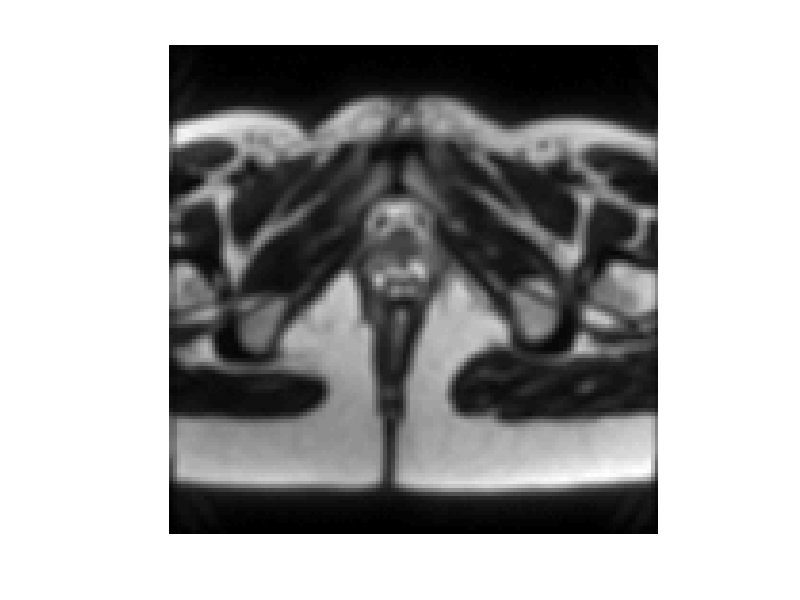
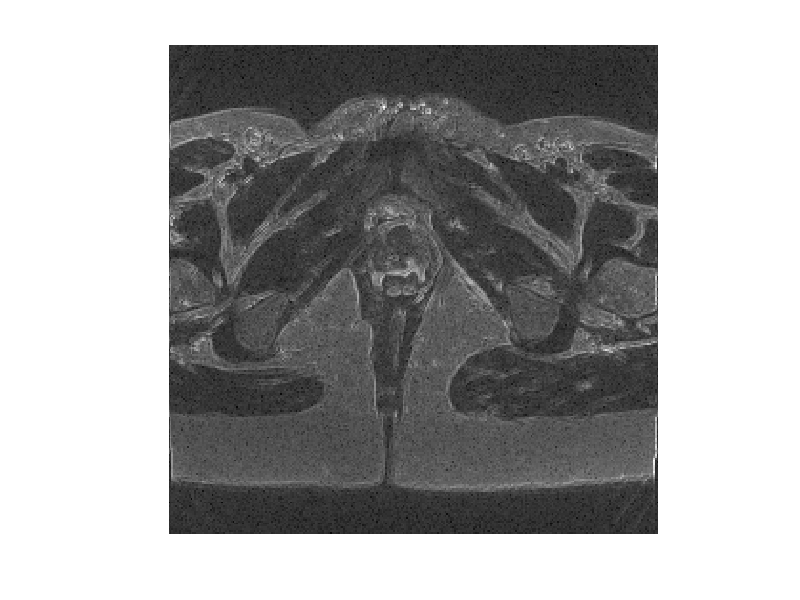

The MATLAB script that drew these images, in order: (Note: this script raises an error after producing the figures.)
%**************************************************************************
% Author: Oumaima El Mansouri (2019 Oct.)
% University of Toulouse, IRIT/INP-ENSEEIHT
% Email: oumaima.el-mansouri@irit.fr
% ---------------------------------------------------------------------
% Copyright (2020): Oumaima El Mansouri, Adrian Basarab, Denis Kouamé, Jean-Yves Tourneret.
% 
% Permission to use, copy, modify, and distribute this software for
% any purpose without fee is hereby granted, provided that this entire
% notice is included in all copies of any software which is or includes
% a copy or modification of this software and in all copies of the
% supporting documentation for such software.
% This software is being provided "as is", without any express or
% implied warranty.  In particular, the authors do not make any
% representation or warranty of any kind concerning the merchantability
% of this software or its fitness for any particular purpose."
% ---------------------------------------------------------------------
% 
% This set of MATLAB files contain an implementation of the algorithms
% described in the following paper (Without backtracking step):
% 
% [1] O. E. Mansouri, A. Basarab, F. Vidal, D. Kouamé and J. Tourneret, "Fusion Of Magnetic Resonance And Ultrasound 
%  Images: A Preliminary Study On Simulated Data," 2019 IEEE 16th International Symposium on Biomedical Imaging 
% (ISBI 2019),Venice, Italy, 2019, pp. 1733-1736, doi: 10.1109/ISBI.2019.8759524.
%
% ---------------------------------------------------------------------
%************************************************************************** 
%%
close all
clear all
clc

addpath ./utils;
addpath ./images;

%% Load or read images
% if needed resize MRI and US images (Nus = d*Nmri), in this example d = 2
% (d is an integer)
load('y1')
load('y2')

%% Image normalization
%linear normalization
ym = double(y1)./double(max(y1(:)));
yu = double(y2)./double(max(y2(:)));

%% Display observations

figure; imshow(ym,[]);
figure; imshow(yu,[]);

%% Initialization of ADMM

d=2; %MRI and US must have the same size
x1 = imresize(ym,d,'bicubic'); %MRI bicubic interpolation
x2 = yu + 1e-8; 

%compute MRI gradient
Jx = conv2(x1,[-1 1],'same');
Jy = conv2(x1,[-1 1]','same');
gradY = sqrt(Jx.^2+Jy.^2);
%% Regularization parameters
sigma = 0.0017;
taup = 5e6;
tau = taup*sigma^2;%%%%%%%%%%%%%%%%%%%%%%%%%%%%%%%%%%% paramètre IRM (influence TV) %%%%%%%%%%%%%%%%%%%%%%%%%
tau10 = 1;        %%%%%%%%%%%%%%%%%%%%%%%%%%%%%%%%%%% paramètre IRM (influence echo) %%%%%%%%%%%%%%%%%%%%%%%%%
tau1 = 1e-5;       %%%%%%%%%%%%%%%%%%%%%%%%%%%%%%%%%%% paramètre US (influence observation) %%%%%%%%%%%%%%%%%%%%%%%%%
tau2 = 1e-3;       %%%%%%%%%%%%%%%%%%%%%%%%%%%%%%%%%%% paramètre US (influence TV) %%%%%%%%%%%%%%%%%%%%%%%%%
tau3 = 2e-2;       %%%%%%%%%%%%%%%%%%%%%%%%%%%%%%%%%%% paramètre US (influence IRM) %%%%%%%%%%%%%%%%%%%%%%%%%
c2 = 0.05;
%%
[x2] = linear_ADMM(y1,y2,x1,x2,gradY,c2,d,tau,tau10,tau1, tau2, tau3, true, true);

function [x2] = linear_ADMM(y1,y2,x1,x2,gradY,c2,d,tau,tau10,tau1, tau2, tau3, plot_fused_image, plot_criterion)
%% parameters

% define the difference operator kernel
[n1,n2] = size(x1);
dh = zeros(n1,n2);
dh(1,1) = 1;
dh(1,2) = -1;
dv = zeros(n1,n2);
dv(1,1) = 1;
dv(2,1) = -1;
% compute FFTs for filtering
FDH = fft2(dh);
F2DH = abs(FDH).^2;
FDV = fft2(dv);
FDV = conj(FDV);
F2DV = abs(FDV).^2;
c1 = 1e-8;
F2D = F2DH + F2DV +c1;
alpha = c1 +c2*gradY;
gama = 1e-3;
%% ADMM
maxiter = 10;
D = zeros(n1,n2);
B = fspecial('gaussian',7,3);
[FB,FBC,F2B,Bx] = HXconv(x1,B,'Hx');
BX = ifft2(FB.*fft2(x1));
resid1 =  y1 - BX(1:d:end,1:d:end);
resid2 = ifft2(F2D.*fft2(x1));
resid3 =sum(sum(gama*exp(y2-x2)-(y2-x2)));
resid4 = (x2-c2*x1 - alpha);
objective(1) = 0.5*(resid1(:)'*resid1(:)) +  tau*(resid2(:)'*resid2(:)) + tau1*resid3 + tau2*(norm(d1(x2))^2)+tau3*(resid4(:)'*resid4(:));
for i = 1:maxiter
    
    %%%%%%%%%%%%%%%%%%%%%%%%%% update Xirm %%%%%%%%%%%%%%%%%%%%%%%%%%%
    
    x1 = FSR_xirm(y1,x2,D,alpha,B,d,c2,F2D,tau,tau10,'false');
    
    %%%%%%%%%%%%%%%%%%%%%%%%%% update Xus %%%%%%%%%%%%%%%%%%%%%%%%%%%
    
    x2 = Descente_grad_xus(y2,x1,D,alpha,c2,gama,tau1,tau2,tau3,'false');
    
    %%%%%%%%%%%%%%%%%%%%%%%%%% update D %%%%%%%%%%%%%%%%%%%%%%%%%%%%%
    
    D = D + tau3*(x2-c2*x1 - alpha);
    BX = ifft2(FB.*fft2(x1));
    resid1 =  y1 - BX(1:d:end,1:d:end);
    resid2 = ifft2(F2D.*fft2(x1));
    resid3 =sum(sum(gama*exp(y2-x2)-(y2-x2)));
    resid4 = (x2-c2*x1 - alpha);
    objective(i+1) = 0.5*(resid1(:)'*resid1(:)) +  tau*(resid2(:)'*resid2(:)) + tau1*resid3 + tau2*(norm(d1(x2))^2)+tau3*(resid4(:)'*resid4(:));
    criterion(i) = abs(objective(i+1)-objective(i))/objective(i);
end
%% Display

if plot_fused_image
    figure; imshow(x1,[]);
end
if plot_criterion
    figure; plot(criterion);
    title('Courbe de convergence ADMM (contrainte non-linéaire)')
    xlabel('nombre d itération')
    ylabel('résidu')
end
end
